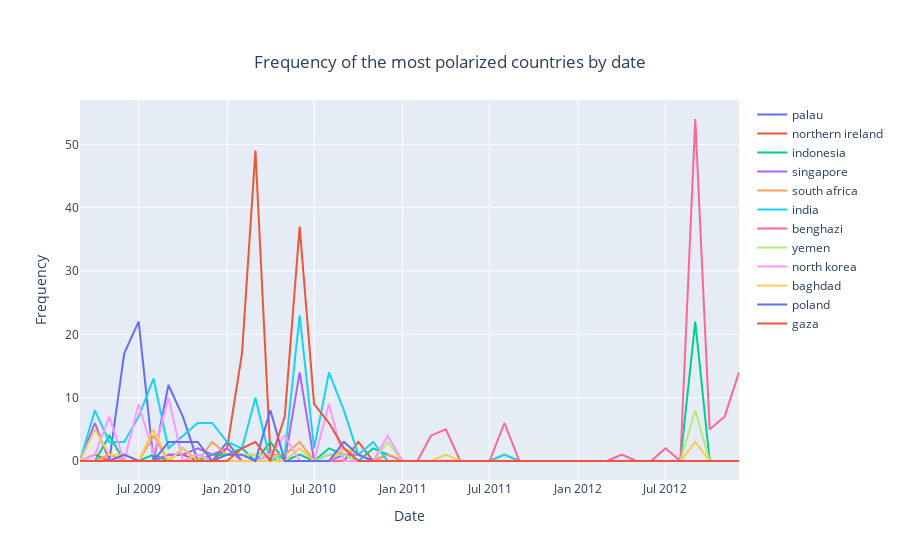

Source (notebook cell):
### Code cell
def plot_most_influential_countries(df_nations, top_entities):
    fig = go.Figure()

    for entity in top_entities["entity"]:
        y = []
        for x_date in df_nations["Date"]:
            nations = df_nations.query(f'Date=="{x_date}"')["Entities"].values[0]
            counts = collections.Counter(nations)
            y.append(counts[entity])
        fig.add_trace(go.Scatter(x=df_nations["Date"], y=y, name=entity))

    # Edit the layout
    fig.update_layout(
        yaxis_title="Frequency",
        xaxis_title="Date",
        title= dict(
            text=f'Frequency of the most polarized countries by date',
            xanchor='center',
            x=0.5, y=.9)
    )
    return fig

plot_most_influential_countries(df_nations, pd.concat([top_positive, top_negative])).show()
